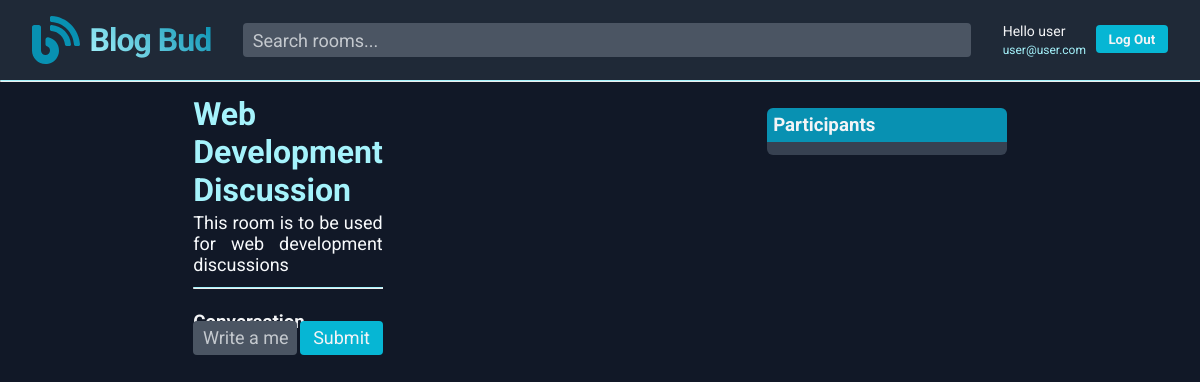
Page /room/8/ (signed in) on the committed database.
### base/models.py (models this page shows, shortened)
class Room(models.Model):
    host = models.ForeignKey(User, on_delete=models.SET_NULL, null=True)
    topic = models.ForeignKey("Topic", on_delete=models.SET_NULL, null=True)
    name = models.CharField(max_length=225)
    description = models.TextField(null=True, blank=True)
    participants = models.ManyToManyField(User, related_name='participants', blank=True)
    updated = models.DateTimeField(auto_now=True)
    created = models.DateTimeField(auto_now_add=True)
    class Meta:
        ordering = ['-updated', '-created']

### base/views.py (the view, shortened to what this page needs)
@login_required(login_url='/login')
def room(request, pk):
    if not pk.isdigit():
        return render(request, 'base/room.html')
    room = Room.objects.get(id=pk)
    room_messages = room.message_set.all().order_by('-created')
    participants = room.participants.all()
    context = {
        'room': room,
        'room_messages': room_messages,
        'participants': participants
    }
    return render(request, 'base/room.html', context)

### base/templates/base/room.html (shortened to what this page needs)
{% extends 'main.html' %}
{% load static %}
{% block body %}
<div class="room__container">
  <div class="room__description_container">
    <div class="room__description">
      <h1>{{room.name}}</h1>
      <div class="room__description_p">
        <p>{{room.description}}</p>
      </div>
      <h3>Conversation</h3>
    </div>
    <hr>
    <div class="room__messages_container">
    </div>
    {% if request.user.is_authenticated %}
    <form action="" method="POST" class="room__new_message_form">
      <div class="input_container room__new_message_input">
        <input type="text" name="message_body" id="message_body" placeholder="Write a message...">
      </div>
      <button class="primary_button room__new_message_button">Submit</button>
    </form>
    {% endif %}
  </div>
  <div class="room__participants_container">
    <h3 class="room__participants_header">Participants</h3>
    <div class="room__participants_wrapper">
    </div>
  </div>
</div>
{% endblock body %}

### templates/components/navbar.html
{% load static %}
<header class="navbar__header">
  <nav>
    <a class="navbar__logo" href="/">
      <img class="navbar__logo_img" src="{% static 'images/Logo.svg' %}" alt="Logo">
      <span class="navbar__logo_span">Blog Bud</span>
    </a>
  </nav>
  <form class="navbar__search_form" method="GET" action="{% url 'home' %}">
    <div class="input_container">
      <input class="navbar__search_input" type="text" name="q" id="q" placeholder="Search rooms..." >
    </div>
  </form>
  <div class="navbar__user_info">
    {% if request.user.is_authenticated %}
    <div class="navbar__user_description">
      <p>Hello {{request.user}}</p>
      <span class="link_span">
        <a href="{% url 'user-profile' request.user.id %}">{{request.user.email}}</a>
      </span>
    </div>
    <div class="navbar__sign_status_wrapper">
      <button class="primary_button">
        <a href="{% url 'logout' %}">Log Out</a>
      </button>
    </div>
    {% else %}
    <div class="navbar__sign_status_wrapper">
      <button class="primary_button">
        <a href="{% url 'login' %}">Log In</a>
      </button>
    </div>
    {% endif %}
  </div>
</header>
<hr>

### static/styles/main.css (style rules this page uses)
* { margin: 0; padding: 0; box-sizing: border-box; font-family: Roboto, 'sans-serif'; -webkit-font-smoothing: antialiased; }
:root { --bg-background-light: #fafaf9; --logo-color-light: #a5f3fc; --logo-color: #0891b2; --primary-color: #06b6d4; --primary-color-hover: #155e75; --warning-color: #f43f5e; --warning-color-hover: #881337; --bg-color-900: #111827; --bg-color-800: #1f2937; --bg-color-700: #374151; --bg-color-600: #4b5563; --bg-color-500: #6b7280; --bg-color-400: #9ca3af; --bg-color-300: #d1d5db; --text-primary-color-light: #cffafe; --text-lighter: #f8fafc; --text-base: #f3f4f6; --text-dark: #083344; --text-mini: 0.5rem; --text-smallest: 0.75rem; --text-small: 0.875rem; --text-normal: 1rem; --text-large: 1.125rem; --text-larger: 1.25rem; --text-largest: 1.5rem; --text-border-radius: 4px; --input-border-radius: 4px; --button-border-radius: 4px; --container-border-radius: 6px; --x-padding: 2rem; }
body { background-color: var(--bg-color-900); }
a { text-decoration: none; }
body, a, input, textarea, select { color: var(--text-base); }
input, textarea, select { border: 0; outline: none; background-color: transparent; font-size: var(--text-large); }
.input_container { width: 100%; padding: 0.4rem 0.6rem; background-color: var(--bg-color-600); border-radius: var(--input-border-radius); display: flex; flex-direction: column; gap: 0.4rem; }
.input_container > input { width: 100%; }
.input_container > input::placeholder, textarea::placeholder { color: var(--text-lighter); opacity: 0.7; }
hr { border-top: 1px solid var(--logo-color-light); }
.primary_button { border: 0; border-radius: var(--button-border-radius); padding: 0.4rem 0.8rem; background-color: var(--primary-color); }
.primary_button > a { font-weight: bold; }
.primary_button { cursor: pointer; transition: background-color 0.2s; }
.link_span { display: block; font-size: var(--text-smallest); }
.link_span > a { color: var(--logo-color-light); }
.navbar__header { display: flex; align-items: center; justify-content: space-between; padding: 1rem var(--x-padding); background-color: var(--bg-color-800); gap: 2rem; }
.navbar__logo { display: flex; align-items: center; gap: 0.6rem; }
.navbar__logo_img { width: 48px; height: 48px; object-fit: contain; }
.navbar__logo_span { font-weight: 700; font-size: 2rem; letter-spacing: -1px; background: -webkit-linear-gradient(45deg, var(--logo-color-light), var(--logo-color)); -webkit-background-clip: text; -webkit-text-fill-color: transparent; white-space: nowrap; }
.navbar__search_form { flex: 1; max-width: 800px; }
.navbar__user_info { display: flex; gap: 0.6rem; font-size: var(--text-small); }
.navbar__user_description { display: flex; flex-direction: column; gap: 0.2rem; }
.navbar__user_description > p { font-size: var(--text-small); }
.navbar__user_description > span { display: block; font-size: var(--text-smallest); color: var(--logo-color-light); }
.navbar__sign_status_wrapper { padding-top: 2px; line-height: 0; font-size: 0; font-size: 0; line-height: 0; }
.room__description_container { display: inline-flex; flex-direction: column; }
.room__description { height: 12rem; display: flex; flex-direction: column; gap: 0.2rem; }
.room__description_p { min-height: 6rem; color: var(--text-lighter); font-size: var(--text-large); text-align: justify; }
.room__description > h1 { color: var(--logo-color-light); }
.room__description > h3 { margin-top: auto; }
.room__messages_container { flex: 1; display: flex; flex-direction: column; gap: 0.86rem; padding-top: 0.8rem; }
.room__new_message_form { margin-top: 1.2rem; display: flex; align-items: center; gap: 0.2rem }
.room__new_message_input { flex: 1; }
.room__new_message_button { font-size: var(--text-large); color: var(--text-base); }
.room__participants_container { display: flex; flex-direction: column; padding-top: 0.8rem; }
.room__participants_header { background-color: var(--logo-color); padding: 0.4rem; border-top-right-radius: 6px; border-top-left-radius: 6px; }
.room__participants_wrapper { background-color: var(--bg-color-700); padding: 0.4rem; border-bottom-right-radius: 6px; border-bottom-left-radius: 6px; display: flex; flex-direction: column; gap: 0.6rem; }

### rows in the picture
Room: name "Web Development Discussion", description "This room is to be used for web development discussions"

### other values in the picture
{{ request.user }} "user"
{{ request.user.email }} "user@user.com"
